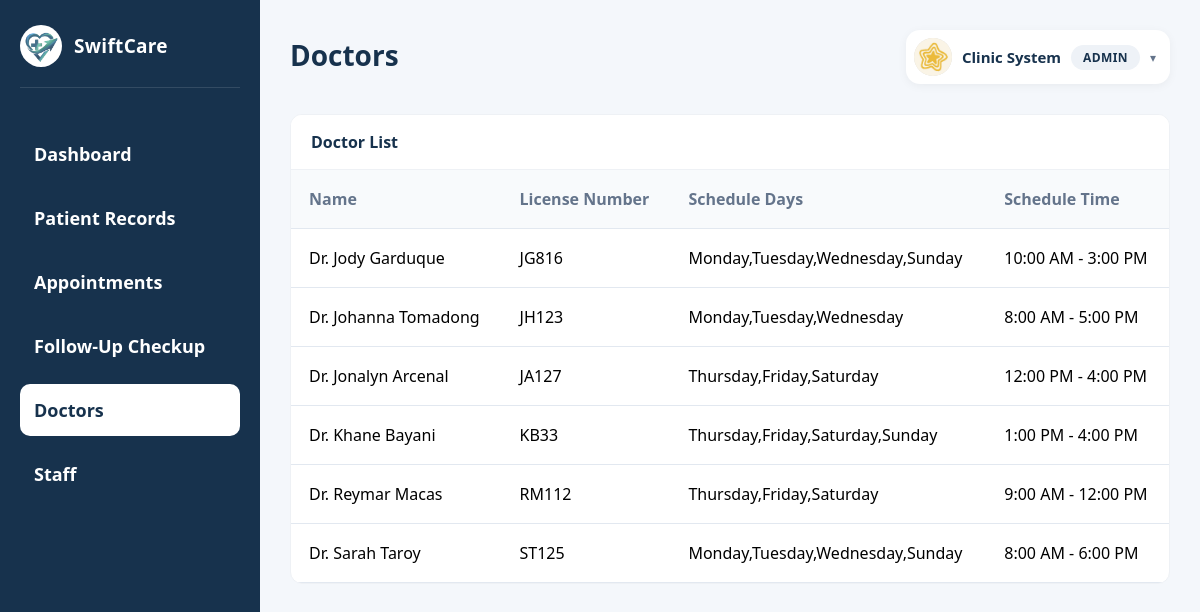
Screenshot of /view/admin/admin_doctors.php (signed in) with the database file from the repository.
### tables this page shows
CREATE TABLE `users` (
  `id` int(11) NOT NULL,
  `role` enum('admin','doctor','patient') NOT NULL,
  `first_name` varchar(100) NOT NULL,
  `last_name` varchar(100) NOT NULL,
  `email` varchar(100) NOT NULL,
  `username` varchar(100) DEFAULT NULL,
  `license_number` varchar(50) DEFAULT NULL,
  `schedule_days` varchar(200) DEFAULT NULL,
  `schedule_time_start` varchar(20) DEFAULT NULL,
  `schedule_time_end` varchar(20) DEFAULT NULL,
  `profile_photo` varchar(255) DEFAULT NULL,
  `password` varchar(255) NOT NULL,
  `created_at` timestamp NOT NULL DEFAULT current_timestamp()
);

### model/User.php (called while the page is built, shortened)
<?php
class User {
    private $conn;
    function __construct($db){
        $this->conn = $db;
    }
    function getUserById($id){
        $query = "SELECT * FROM users WHERE id = :id";
        $stmt = $this->conn->prepare($query);
        $stmt->bindParam(":id", $id);
        $stmt->execute();
        return $stmt->fetch(PDO::FETCH_ASSOC);
    }
    function getAllDoctors(){
        $query = "SELECT * FROM users WHERE role = 'doctor' ORDER BY first_name ASC";
        $stmt = $this->conn->prepare($query);
        $stmt->execute();
        return $stmt;
    }
}

### view/admin/admin_doctors.php (the view, shortened to what this page needs)
<?php
require_once 'C:\xampp\htdocs\clinic1\model\User.php';
$database = new Database();
$conn = $database->connect();
$user = new User($conn);
$user_info = $user->getUserById($_SESSION['user_id']);
$doctors_result = $user->getAllDoctors();
?>
<!DOCTYPE html>
<html lang="en">
<head>
    <link rel="stylesheet" href="../css/admin_dashboard.css">
    <link rel="stylesheet" href="../css/admin.css">
</head>
<body>
<div class="dashboard-container">
    <aside class="sidebar">
        <div class="sidebar-top">
            <img src="http://localhost/clinic1/img/logo.png" class="sidebar-logo">
            <div class="sidebar-clinic-name">
                <h2>SwiftCare</h2>
            </div>
        </div>
        <nav class="sidebar-menu">
            <a href="http://localhost/clinic1/view/admin/admin_dashboard.php" class="menu-item">Dashboard</a>
            <a href="http://localhost/clinic1/view/admin/admin_patientRecord.php" class="menu-item">Patient Records</a>
            <a href="http://localhost/clinic1/view/admin/admin_appointments.php" class="menu-item">Appointments</a>
            <a href="http://localhost/clinic1/view/admin/admin_followup.php" class="menu-item">Follow-Up Checkup</a>
            <a href="http://localhost/clinic1/view/admin/admin_doctors.php" class="menu-item active">Doctors</a>
            <a href="http://localhost/clinic1/view/admin/admin_staff.php" class="menu-item">Staff</a>
        </nav>
    </aside>
    <main class="main-content">
        <header class="topbar">
            <div class="topbar-left">
                <div class="clinic-text">
                    <h1>Doctors</h1>
                </div>
            </div>
            <div class="user-menu">
                <button type="button" class="user-menu-toggle" onclick="toggleUserMenu(this)">
                    <?php if(!empty($user_info['profile_photo'])): ?>
                    <img src="../../uploads/<?php echo $user_info['profile_photo']; ?>" class="user-avatar" style="object-fit: cover;">
                    <?php else: ?>
                    <div class="user-avatar"></div>
                    <?php endif; ?>
                    <span class="user-name"><?php echo $_SESSION['name']; ?></span>
                    <span class="user-role-badge">Admin</span>
                    <span class="dropdown-arrow">&#9662;</span>
                </button>
            </div>
        </header>
        <section class="table-section">
            <div class="section-header">
                Doctor List
            </div>
            <table class="appointment-table">
                <thead>
                    <tr>
                        <th>Name</th>
                        <th>License Number</th>
                        <th>Schedule Days</th>
                        <th>Schedule Time</th>
                    </tr>
                </thead>
                <tbody>
                    <?php if ($doctors_result->rowCount() > 0): ?>
                        <?php while ($row = $doctors_result->fetch(PDO::FETCH_ASSOC)): ?>
                        <tr>
                            <td>Dr. <?php echo $row['first_name'].' '.$row['last_name']; ?></td>
                            <td><?php echo $row['license_number']; ?></td>
                            <td><?php echo $row['schedule_days']; ?></td>
                            <td><?php echo $row['schedule_time_start'].' - '.$row['schedule_time_end']; ?></td>
                        </tr>
                        <?php endwhile; ?>
                    <?php else: ?>
                        <tr>
                            <td colspan="4" style="text-align: center; color: #64748b;">No doctors found</td>
                        </tr>
                    <?php endif; ?>
                </tbody>
            </table>
        </section>
    </main>
</div>
</body>
</html>

### view/css/admin_dashboard.css (style rules this page uses)
* { margin:0; padding:0; box-sizing:border-box; font-family:"Segoe UI", sans-serif; }
body { background:#f4f7fb; }
.dashboard-container { display:flex; min-height:100vh; }
.sidebar { width:260px; background:#17324d; color:white; padding:25px 20px; }
.sidebar-top { display:flex; align-items:center; gap:12px; text-align:left; padding-bottom:20px; border-bottom:1px solid rgba(255,255,255,0.12); }
.sidebar-logo { width:42px; height:42px; object-fit:cover; border-radius:50%; background:white; padding:3px; flex-shrink:0; }
.sidebar-clinic-name h2 { font-size:19px; font-weight:700; letter-spacing:0.3px; }
.sidebar-menu { margin-top:40px; display:flex; flex-direction:column; gap:12px; }
.menu-item { text-decoration:none; color:white; padding:14px; border-radius:10px; transition:0.3s; display:block; border:none; background:none; width:100%; text-align:left; cursor:pointer; font-size:18px; font-weight:600; }
.active { background:white; color:#17324d; font-weight:bold; }
.main-content { flex:1; padding:30px; }
.topbar { display:flex; justify-content:space-between; align-items:center; margin-bottom:30px; }
.topbar-left { display:flex; align-items:center; gap:15px; }
.clinic-text h1 { font-size:28px; color:#17324d; margin-bottom:4px; }
.user-menu { position:relative; }
.user-menu-toggle { display:flex; align-items:center; gap:10px; background:white; border:none; padding:8px 14px 8px 8px; border-radius:14px; cursor:pointer; box-shadow: 0 2px 10px rgba(0,0,0,0.05); font-family:inherit; }
.user-avatar { width:38px; height:38px; border-radius:50%; background:#d9d9d9; flex-shrink:0; }
.user-name { font-weight:600; color:#17324d; font-size:15px; }
.user-role-badge { background:#eef2f7; color:#17324d; padding:4px 12px; border-radius:20px; font-size:12px; font-weight:700; text-transform:uppercase; letter-spacing:0.4px; }
.dropdown-arrow { color:#64748b; font-size:12px; transition:transform 0.2s ease; }
.table-section { background:white; border-radius:12px; overflow:hidden; border:1px solid #eef1f5; }
.section-header { background:#ffffff; color:#17324d; padding:16px 20px; font-size:16px; font-weight:700; border-bottom:1px solid #eef1f5; }
.appointment-table { width:100%; border-collapse:collapse; }
.appointment-table th, .appointment-table td { padding:18px; border-bottom:1px solid #e2e8f0; text-align:left; }
.appointment-table th { background:#f8fafc; color:#64748b; }

### view/css/admin.css (style rules this page uses)
* { margin: 0; padding: 0; box-sizing: border-box; font-family: "Segoe UI", sans-serif; }

### rows the page displays
users: profile_photo (picture)
users: first_name "Jody", last_name "Garduque", license_number "JG816", schedule_days "Monday,Tuesday,Wednesday,Sunday", schedule_time_start "10:00 AM", schedule_time_end "3:00 PM"
users: first_name "Johanna", last_name "Tomadong", license_number "JH123", schedule_days "Monday,Tuesday,Wednesday", schedule_time_start "8:00 AM", schedule_time_end "5:00 PM"
users: first_name "Jonalyn", last_name "Arcenal", license_number "JA127", schedule_days "Thursday,Friday,Saturday", schedule_time_start "12:00 PM", schedule_time_end "4:00 PM"
users: first_name "Khane", last_name "Bayani", license_number "KB33", schedule_days "Thursday,Friday,Saturday,Sunday", schedule_time_start "1:00 PM", schedule_time_end "4:00 PM"
users: first_name "Reymar", last_name "Macas", license_number "RM112", schedule_days "Thursday,Friday,Saturday", schedule_time_start "9:00 AM", schedule_time_end "12:00 PM"
users: first_name "Sarah", last_name "Taroy", license_number "ST125", schedule_days "Monday,Tuesday,Wednesday,Sunday", schedule_time_start "8:00 AM", schedule_time_end "6:00 PM"

### other values shown
$_SESSION['name'] "Clinic System"
